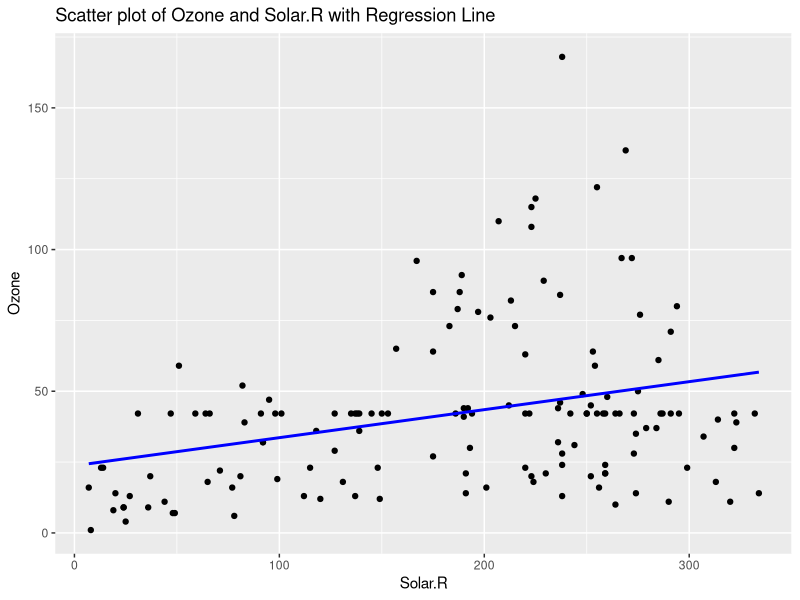

This chart was generated by the following R code:
library(ggplot2)
data(airquality)
missing_cols <- colnames(airquality)[colSums(is.na(airquality)) > 0]
missing_percentage <- colSums(is.na(airquality)) / nrow(airquality) * 100
for (col in missing_cols) {
  if (missing_percentage[col] < 10) {
    airquality <- airquality[!is.na(airquality[col]), ]
  } else {
    airquality[is.na(airquality[col]), col] <- mean(airquality[, col], na.rm = TRUE)
  }
}
lm_model <- lm(Ozone ~ Solar.R, data = airquality)
ggplot(airquality, aes(x = Solar.R, y = Ozone)) +
  geom_point() +
  geom_smooth(method = "lm", formula = y ~ x, se = FALSE, color = "blue") +
  labs(title = "Scatter plot of Ozone and Solar.R with Regression Line")
